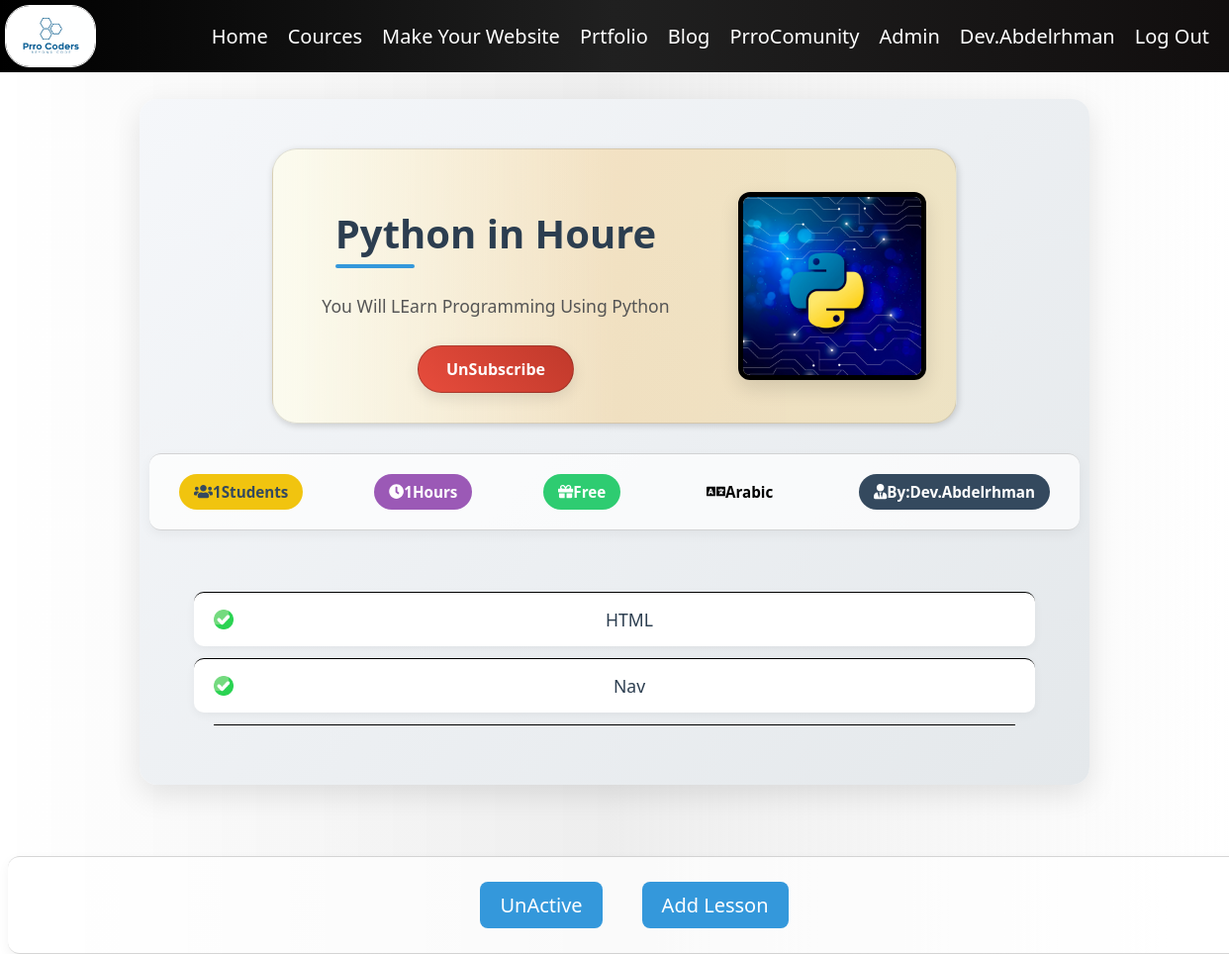
The page /Cources/info/1 (signed in) on the database its author committed.
### CourcePanal/models.py (models this page shows)
class Cource(models.Model):
    image = models.ImageField(upload_to='courses/', default='default.png')
    Name = models.CharField(max_length=30)
    description = models.CharField(max_length=400)
    duration = models.IntegerField()
    isActive = models.BooleanField(default=True)
    By = models.CharField(max_length=30)
    price = models.IntegerField()
    lang = models.ForeignKey(lang, on_delete=models.CASCADE, related_name='Cource')

class lang(models.Model):
    name = models.CharField(max_length=10)

class Lesson(models.Model):
    Url = models.CharField(max_length=300)
    Name = models.CharField(max_length=30)
    description = models.CharField(max_length=300)
    Cource = models.ForeignKey(Cource, on_delete=models.CASCADE, related_name='Lesson')

### CourcePanal/views.py (the view)
# urls.py: path('info/<int:id>', views.One_Cource, name='oneCource'),
def One_Cource(request, id):
    OneCource = Cource.objects.get(pk=id)
    isSub = False
    SubscribeUser = None
    DoneLessons = Done_Lessons.objects.filter(User=request.user).values_list('Done_Lesson_id', flat=True)
    for Sub in OneCource.Subscribe.all():
        if Sub.User == request.user:
            isSub = True
            SubscribeUser = Sub
    return render(request, 'Cource/One_Cource.html', {
        'Cource': OneCource,
        'Lessons': OneCource.Lesson.all(),
        'Subscribe': OneCource.Subscribe.all(),
        'isSub': isSub,
        'Sub': SubscribeUser,
        'DoneLessons': list(DoneLessons),  # قائمة تحتوي على الـ ID فقط لتحسين الأداء
    })

### templates/Cource/One_Cource.html (shortened to what this page needs)
{% extends 'layout.html' %}
{% block body %}
{% load static %}
<link rel="stylesheet" href="{% static 'Cource/one.css' %}">
<link rel="stylesheet" href="https://cdnjs.cloudflare.com/ajax/libs/animate.css/4.1.1/animate.min.css">
<div class="info animate__animated animate__fadeIn">
    <div class="main">
        <div class="cont">
            <h1 class="name animate__animated animate__fadeInDown">{{Cource.Name}}</h1>
            <p class="desk animate__animated animate__fadeIn">{{Cource.description}}</p>
            {% if user.is_authenticated %}
                {% if not isSub %}
                    {% if Cource.price == 0 %}
                        <a href="{% url 'sub' Cource.id %}" class="sub animate__animated animate__fadeInUp">Subscribe</a>
                    {% else %}
                        <a href="" class="buy animate__animated animate__fadeInUp">Buy</a>
                    {% endif %}
                {% else %}
                    {% if Cource.price == 0 %}
                        <a href="{% url 'unsub' Cource.id %}" class="un sub animate__animated animate__fadeInUp">UnSubscribe</a>
                    {% else %}
                        <a href="" class="buy animate__animated animate__fadeInUp">Buy</a>
                    {% endif %}
                {% endif %}
            {% else %}
                {% if Cource.price == 0 %}
                    <a href="{% url 'Login'  %}" class="sub animate__animated animate__fadeInUp">Subscribe</a>
                {% else %}
                    <a href="{% url 'Login'  %}" class="buy animate__animated animate__fadeInUp">Buy</a>
                {% endif %}
            {% endif %}
        </div>
        {% if Cource.image %}
            <img src="{{ Cource.image.url }}" alt="Course Image" class="img animate__animated animate__fadeInRight">
        {% else %}
            <img src="/media/default.png" alt="Default Image" class="img animate__animated animate__fadeInRight">
        {% endif %}
    </div>
    <div class="footer1 animate__animated animate__fadeIn">
        {% if user.is_staff %}
            <h4 class="count"><i class="fas fa-users"></i> <strong>{{Cource.Subscribe.count}}</strong> Students</h4>
        {% endif %}
        <h4 class="dur"><i class="fas fa-clock"></i> <strong>{{Cource.duration}}</strong> Hours</h4>
        {% if Cource.price == 0 %}
            <h4 class="free"><i class="fas fa-gift"></i> <strong>Free</strong></h4>
        {% else %}
            <h4 class="price"><i class="fas fa-tag"></i> <strong>{{Cource.price}}</strong> $</h4>
        {% endif %}
        <h4><i class="fas fa-language"></i> {{Cource.lang.name}}</h4>
        <h5 class="by"><i class="fas fa-user-tie"></i> By: <strong>{{Cource.By}}</strong></h5>
    </div>
    <br>
    <ul class="lessons animate__animated animate__fadeIn">
        {% for Lesson in Lessons %}
            <li class="lesson">
                {% if isSub %}
                    {% if Lesson.id in DoneLessons %}
                        <img src="{% static 'png/True.png' %}" alt="Done" width="20px">
                    {% endif %}
                {% endif %}
                {% if isSub or user.is_staff %}
                    <a href="{% url 'lesson' Lesson.id %}" class="a-lesson">{{ Lesson.Name }}</a>
                {% else %}
                    <a href="#" class="a-lesson" onclick="alert('You Need to Subscribe First')">{{ Lesson.Name }}</a>
                {% endif %}
            </li>
        {% endfor %}
    </ul>
</div>
<br>
{% if user.is_staff %}
<div class="admin footer1 animate__animated animate__fadeIn">
    {% if Cource.isActive == True %}
        <a href="{% url 'Active' Cource.id %}" class="Admin">UnActive</a>
    {% else %}
        <a href="{% url 'Active' Cource.id %}" class="Admin">Active</a>
    {% endif %}
    <a href="{% url 'Add_Lesson' Cource.id %}" class="Admin">Add Lesson</a>
</div>
{% endif %}
{% endblock %}

### templates/layout.html (shortened to what this page needs)
{% load static %}
<!DOCTYPE html>
<html lang="en">
<head>
    <link rel="stylesheet" href="{% static 'style.css' %}">
</head>
<body>
    <div class="navbar1">
        <img src="{% static 'Prro Coders.jpg' %}" alt="PrroCoders" class="logo" width="100" >
        <ul class="nav1">
            <li class="nav-item1">
                <a class="nav-link1" href="{% url 'Home:index' %}">Home</a>
            </li>
            <li class="nav-item1">
                <a class="nav-link1" href="{% url 'Cource' %}">Cources</a>
            </li>
            <li class="nav-item1">
                <a class="nav-link1" href="{% url 'WebMaker' %}">Make Your Website</a>
            </li>
            <li class="nav-item1">
                <a class="nav-link1" href="https://prrohost.pythonanywhere.com">Prtfolio</a>
            </li>
            <li class="nav-item1">
                <a class="nav-link1" href="">Blog</a>
            </li>
            <li class="nav-item1">
                <a class="nav-link1" href="">PrroComunity</a>
            </li>
            {% if user.is_authenticated and not user.is_superuser and not user.is_staff %}
            <li class="nav-item1">
                <a href="" class="nav-link1">{{ user.username }}</a>
            </li>
            <li class="nav-item1">
                <a class="nav-link1" href="{% url 'logout' %}">Log Out</a>
            </li>
            {% elif user.is_superuser %}
                <li class="nav-item1">
                    <a href="{% url 'adminPanal' %}" class="nav-link1">Admin</a>
                </li>
                <li class="nav-item1">
                    <a href="" class="nav-link1">{{ user.username }}</a>
                </li>
                <li class="nav-item1">
                    <a class="nav-link1" href="{% url 'logout' %}">Log Out</a>
                </li>
            {% endif %}
        </ul>
    </div>
    <div class="container container-content">
        {% block body %}{% endblock body %}
    </div>
</body>
</html>

### static/style.css (style rules this page uses)
body { background: linear-gradient(90deg, #ffffffaf 0%, #e8e8e8c1 50%, #ffffff 100%); font-family: 'Segoe UI', Tahoma, Geneva, Verdana, sans-serif; }
.navbar1 { font-family: 'Segoe UI', Tahoma, Geneva, Verdana, sans-serif; display: flex; flex-direction: row; justify-content: space-between; background: linear-gradient(90deg, #000000 0%, #202020 50%, #110e0e 100%); margin: 0; position: fixed; width: 100%; top: 0; left: 0; right: 0; z-index: 1000; }
.logo { width: 90px; border: 1px solid white; border-radius: 25px; margin: 5px 5px 5px 5px; }
.nav1 { display: flex; flex-direction: row; margin: 10px; list-style-type: none; align-items: center; }
.nav-item1 { margin: 5px 10px; font-size: 20px; color: white; }
.nav-link1 { text-decoration: none; color: white; transition: 0.1s; }
.container { position: relative; top: 80px; }

### static/Cource/one.css (style rules this page uses)
.info { display: flex; flex-direction: column; justify-content: center; align-items: center; }
.img { border: 5px solid black; border-radius: 25px; width: 300px; }
.main { margin-top: 20px; display: flex; flex-direction: row; width: 70%; height: 70%; background: linear-gradient(90deg, #fbfbef 0%, #ffa20034 50%, #ffbc1333 100%); padding: 30px; border: 1px solid rgba(0, 0, 0, 0.114); border-radius: 25px; box-shadow: 1px 2px 7px rgba(0, 0, 0, 0.167); }
.cont { display: flex; flex-direction: column; align-items: center; padding-right: 20px; }
.name { font-weight: 900; font-size: 40px; color: rgb(0, 0, 69); }
.footer1 { margin-top: 40px; display: flex; flex-direction: row; justify-content: space-around; width: 100%; background: linear-gradient(90deg, #ffffe8 0%, #f3ff85c1 50%, #f3f4e0 100%); border-top: 1px solid rgba(0, 0, 0, 0.162); border-bottom: 1px solid rgba(0, 0, 0, 0.162); margin: 40px 0 10px 0; }
.lessons { width: 90%; display: flex; flex-direction: column; align-items: center; padding-top: 30px; list-style-type: none; border-bottom: 1px solid black; }
.a-lesson { text-decoration: none; color: rgb(0, 47, 100); transition: 0.3s; }
.lesson { width: 100%; font-size: 25px; text-decoration: none; font-weight: 800; padding: 17px; border-top: 1px solid black; text-align: center; }
.sub { text-decoration: none; font-size: 20px; color: rgb(255, 255, 255); padding: 5px 10px; background-color: rgba(0, 96, 10, 0.511); border: 1px solid rgba(0, 0, 0, 0.21); border-radius: 25px; transition: 0.3s; box-shadow: 3px 2px 7px rgba(0, 0, 0, 0.116); }
.un { background-color: rgba(176, 0, 0, 0.429); }
.Admin { text-decoration: none; font-size: 20px; margin: 10px; color: black; }

### templates/layout.html (style rules this page uses)
body { font-family: 'Segoe UI', Tahoma, Geneva, Verdana, sans-serif; }

### rows shown on the page
Cource: Name "Python in Houre", description "You Will LEarn Programming Using Python", image (picture), Subscribe.count "1", duration "1", lang.name "Arabic", By "Dev.Abdelrhman"
Lesson: Name "HTML"
Lesson: Name "Nav"

### other values the page prints
{{ user.username }} "Dev.Abdelrhman"
